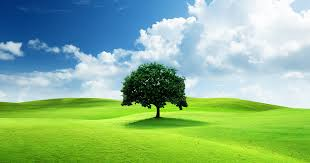
#> input picture segment.jpeg, 310 x 163 px
$ jupyter execute K-Means-Segmentation.ipynb
#> lines starting #> are read from the running program, lines starting #| are printed output that depends on the picture
[cell 1]
import cv2
import numpy as np
import matplotlib.pyplot as plt
from sklearn.cluster import KMeans
from mpl_toolkits.mplot3d import Axes3D

# Load the image
image = cv2.imread("segment.jpeg")
#> image is the input picture: shape (163, 310, 3); mean B, G, R 140.2, 183.7, 140.1
image = cv2.cvtColor(image, cv2.COLOR_BGR2RGB)
(h, w) = image.shape[:2]
#> h = 163; w = 310

# Reshape the image to a 2D array of RGB pixels
pixels = image.reshape((-1, 3))

# Apply KMeans clustering
k = 5 # Number of clusters
kmeans = KMeans(n_clusters=k, random_state=42)
kmeans.fit(pixels)

# Replace each pixel with its cluster center
segmented_pixels = kmeans.cluster_centers_[kmeans.labels_]
segmented_image = segmented_pixels.reshape((h, w, 3)).astype(np.uint8)

# Plot the original and segmented image
plt.figure(figsize=(12, 6))

plt.subplot(1, 2, 1)
plt.title("Original Image")
plt.imshow(image)
plt.axis("off")

plt.subplot(1, 2, 2)
plt.title(f"K-Means Segmentation (k={k})")
plt.imshow(segmented_image)
plt.axis("off")

plt.tight_layout()
plt.show()
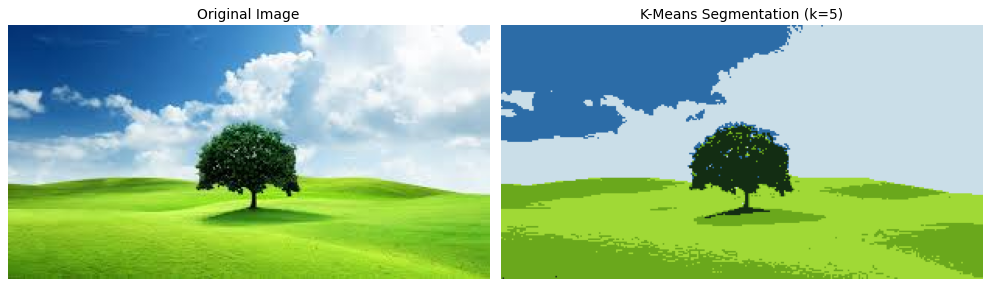
#> figure drawn by matplotlib, 2 panels

# === 3D Visualization ===
# Sample 1000 random pixels for clarity
sample_idx = np.random.choice(pixels.shape[0], 1000, replace=False)
sample_pixels = pixels[sample_idx]
#> sample_pixels = 1000 rows, first 8: [103, 165, 30], [43, 114, 180], [79, 143, 20], [116, 173, 30], [107, 163, 36], [171, 208, 227], [85, 132, 26], [186, 218, 239]
sample_labels = kmeans.labels_[sample_idx]

fig = plt.figure(figsize=(12, 6))

# Original pixel distribution
ax = fig.add_subplot(121, projection='3d')
ax.scatter(sample_pixels[:, 0], sample_pixels[:, 1], sample_pixels[:, 2],
           c=sample_pixels / 255.0, marker='o', alpha=0.6)
ax.set_title("Original Pixels in RGB Space")
ax.set_xlabel("Red")
ax.set_ylabel("Green")
ax.set_zlabel("Blue")

# Clustered pixel distribution
ax2 = fig.add_subplot(122, projection='3d')
ax2.scatter(sample_pixels[:, 0], sample_pixels[:, 1], sample_pixels[:, 2],
            c=kmeans.cluster_centers_[sample_labels] / 255.0, marker='o', alpha=0.6)
ax2.set_title("Clustered Pixels in RGB Space")
ax2.set_xlabel("Red")
ax2.set_ylabel("Green")
ax2.set_zlabel("Blue")

plt.tight_layout()
plt.show()
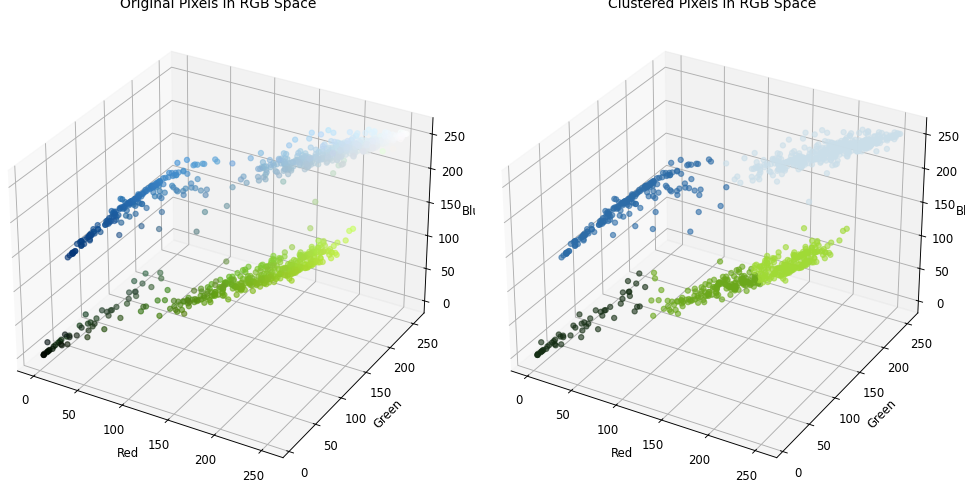
#> figure drawn by matplotlib, 2 panels

$ run again, with ForGradient.jpeg copied over segment.jpeg
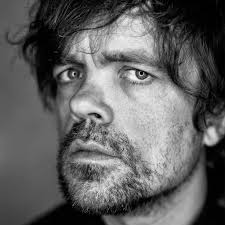
#> input picture ForGradient.jpeg, 225 x 225 px
#> image is the input picture: shape (225, 225, 3); min 0, max 249, mean 96.8
#> `plt.show()`:
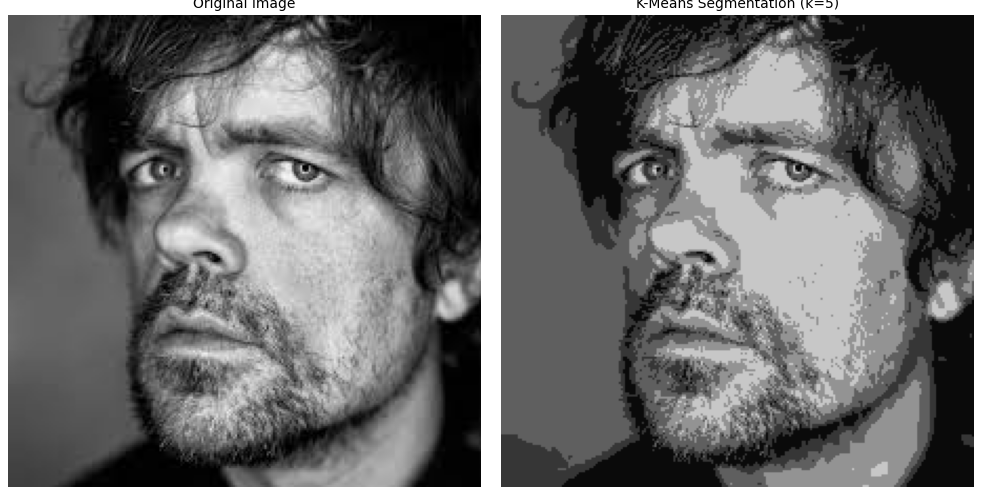
#> figure drawn by matplotlib, 2 panels
#> sample_pixels = 1000 rows, first 8: [92, 92, 92], [37, 37, 37], [180, 180, 180], [73, 73, 73], [9, 9, 9], [85, 85, 85], [83, 83, 83], [94, 94, 94]
#> `plt.show()`:
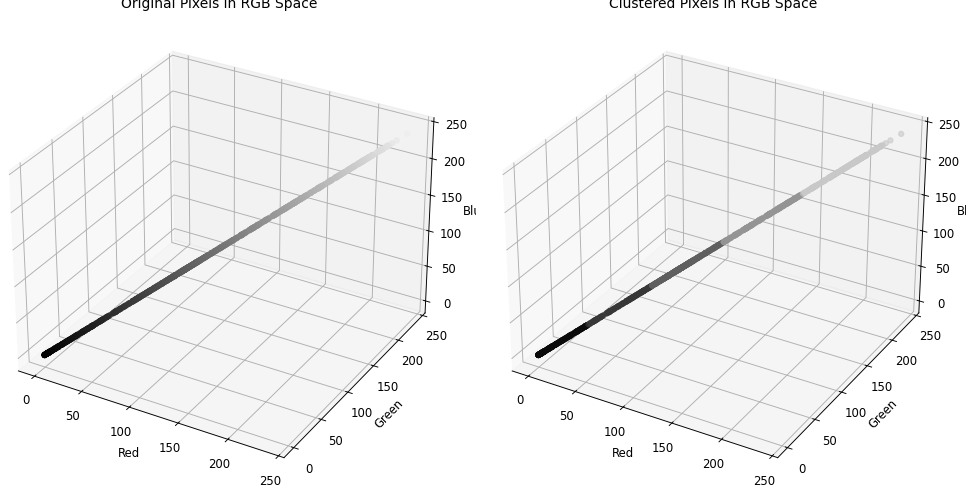
#> figure drawn by matplotlib, 2 panels

$ run again, with new.jpeg copied over segment.jpeg
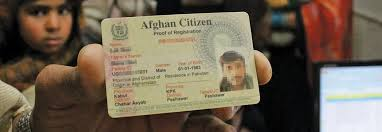
#> input picture new.jpeg, 382 x 132 px
#> image is the input picture: shape (132, 382, 3); mean B, G, R 82.2, 99.2, 111.7
#> `plt.show()`:
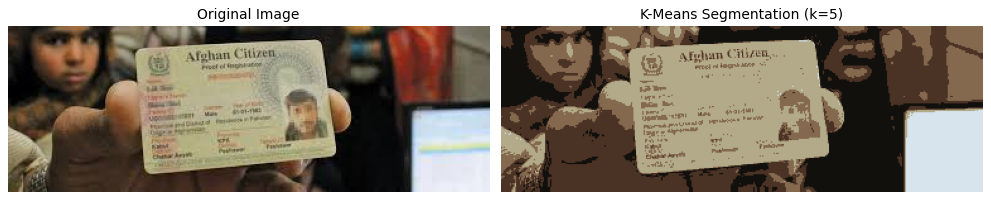
#> figure drawn by matplotlib, 2 panels
#> sample_pixels = 1000 rows, first 8: [115, 103, 87], [12, 11, 6], [66, 48, 34], [59, 51, 40], [9, 9, 7], [10, 7, 0], [155, 157, 136], [34, 26, 23]
#> `plt.show()`:
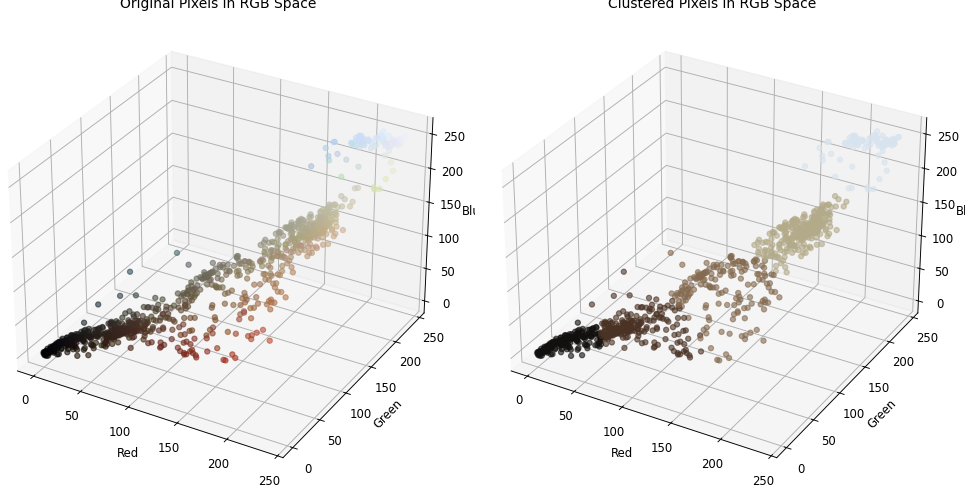
#> figure drawn by matplotlib, 2 panels
